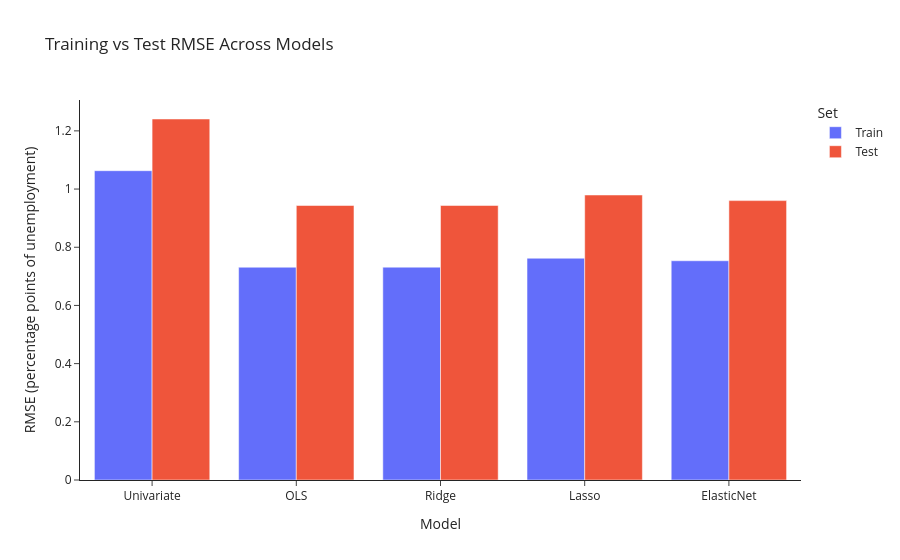

The notebook cell this image was saved under:
### Markdown cell above
We can visualise the metrics in a plot:

### Code cell
#| label: plot-final-comparison

plot_df = final_metrics.copy()

# Create a base model name without "(Train)/(Test)"
plot_df["BaseModel"] = plot_df["Model"].str.replace(r"\s*\(Train\)|\s*\(Test\)", "", regex=True)

# Force the order we want
model_order = ["Univariate", "OLS", "Ridge", "Lasso", "ElasticNet"]
plot_df["BaseModel"] = pd.Categorical(plot_df["BaseModel"], categories=model_order, ordered=True)

fig = px.bar(
    plot_df,
    x="BaseModel",
    y="RMSE",                 # swap to "MAE" or "R²" if needed
    color="Set",              # Train vs Test bars next to each other
    barmode="group",
    category_orders={"BaseModel": model_order, "Set": ["Train", "Test"]},
    title="Training vs Test RMSE Across Models",
    labels={"RMSE": "RMSE (percentage points of unemployment)", "BaseModel": "Model"},
    hover_data={"MAE": True, "R²": True, "BaseModel": False}
)

fig.update_layout(
    template="simple_white",
    hovermode="x unified"
)

fig.show()

### Figure 1 — Plotly figure (JSON) as saved in the notebook; plotly's stock layout.template omitted (floating-point values rounded to 4 significant figures)
{"data": [{"alignmentgroup": "True", "customdata": [[0.8402, 0.09184], [0.5582, 0.5702], [0.5584, 0.57], [0.5823, 0.5331], [0.5754, 0.5437]], "hovertemplate": "Set=Train<br>RMSE (percentage points of unemployment)=%{y}<br>MAE=%{customdata[0]}<br>R²=%{customdata[1]}<extra></extra>", "legendgroup": "Train", "marker": {"color": "#636efa", "pattern": {"shape": ""}}, "name": "Train", "offsetgroup": "Train", "orientation": "v", "showlegend": true, "textposition": "auto", "type": "bar", "x": ["Univariate", "OLS", "Ridge", "Lasso", "ElasticNet"], "xaxis": "x", "y": [1.063, 0.7314, 0.7315, 0.7622, 0.7536], "yaxis": "y"}, {"alignmentgroup": "True", "customdata": [[0.9704, 0.07583], [0.6677, 0.4657], [0.6661, 0.4656], [0.6743, 0.424], [0.6635, 0.4465]], "hovertemplate": "Set=Test<br>RMSE (percentage points of unemployment)=%{y}<br>MAE=%{customdata[0]}<br>R²=%{customdata[1]}<extra></extra>", "legendgroup": "Test", "marker": {"color": "#EF553B", "pattern": {"shape": ""}}, "name": "Test", "offsetgroup": "Test", "orientation": "v", "showlegend": true, "textposition": "auto", "type": "bar", "x": ["Univariate", "OLS", "Ridge", "Lasso", "ElasticNet"], "xaxis": "x", "y": [1.241, 0.9435, 0.9435, 0.9796, 0.9603], "yaxis": "y"}], "layout": {"barmode": "group", "hovermode": "x unified", "legend": {"title": {"text": "Set"}, "tracegroupgap": 0}, "title": {"text": "Training vs Test RMSE Across Models"}, "xaxis": {"anchor": "y", "categoryarray": ["Univariate", "OLS", "Ridge", "Lasso", "ElasticNet"], "categoryorder": "array", "domain": [0, 1], "title": {"text": "Model"}}, "yaxis": {"anchor": "x", "domain": [0, 1], "title": {"text": "RMSE (percentage points of unemployment)"}}}}
